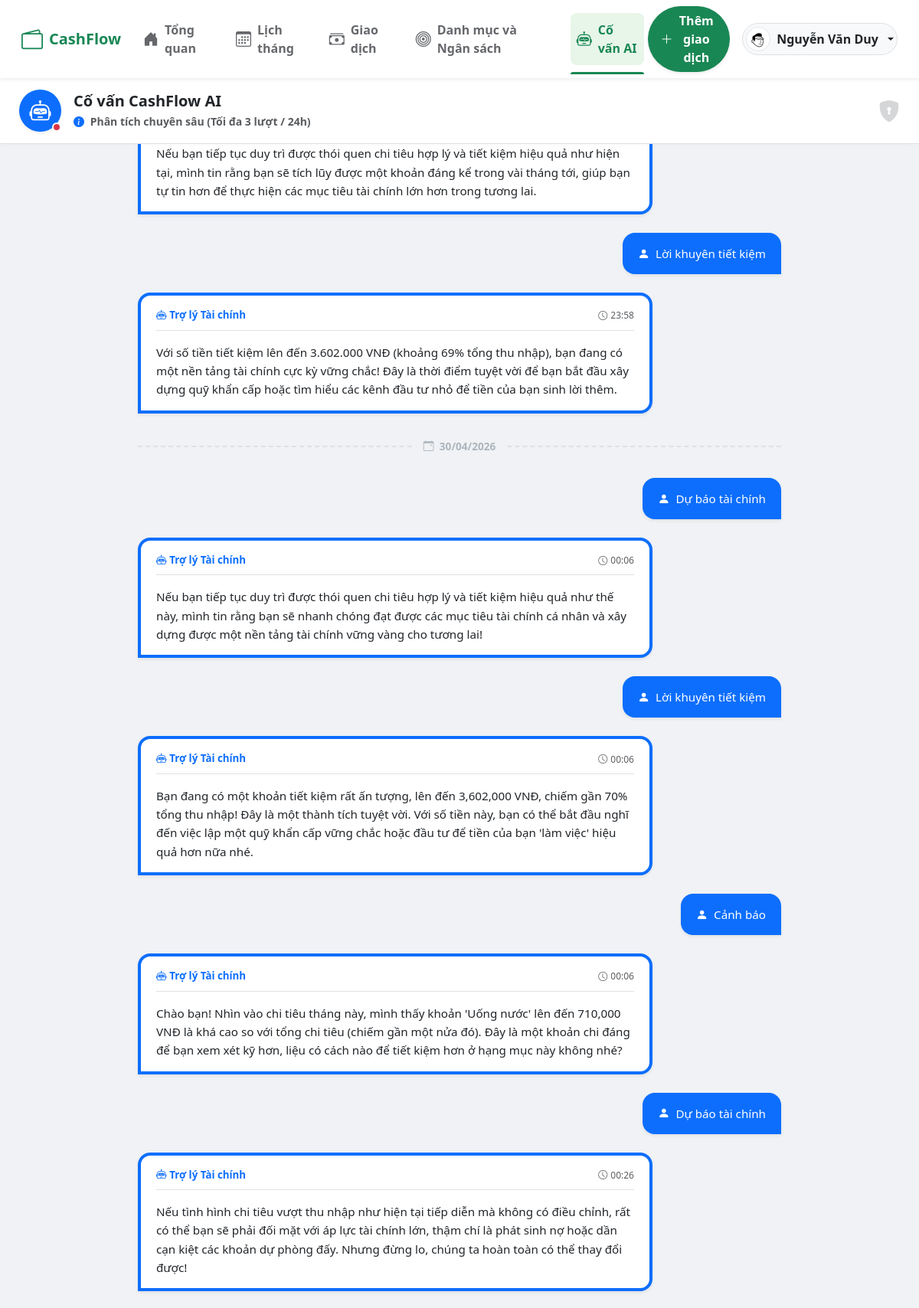
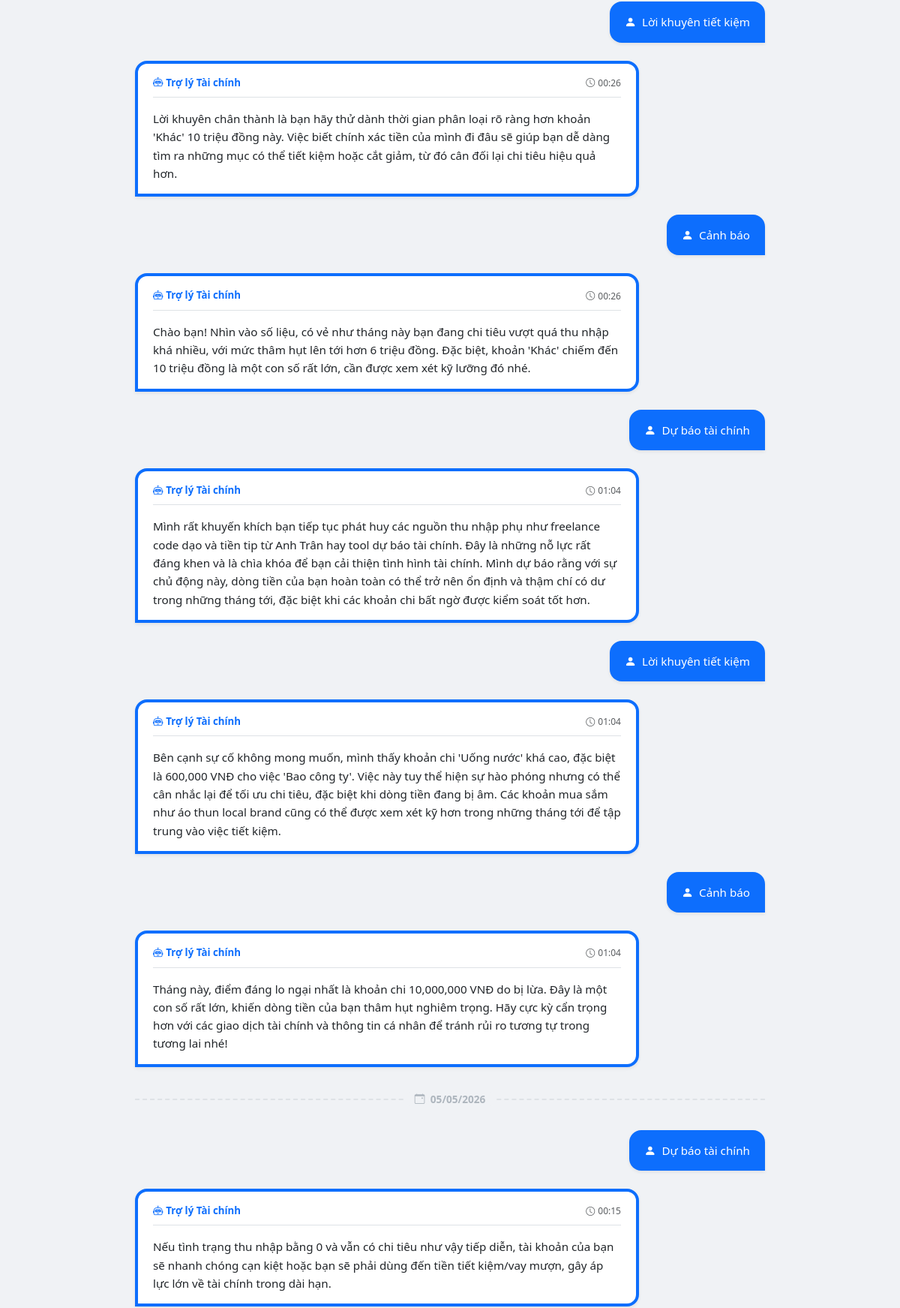
The page /source/GUI/pages/ai/advisor.php (signed in, upper part) on the database its author committed (2 pictures, top to bottom).
### tables this page shows
CREATE TABLE `users` (
  `id` int(11) NOT NULL,
  `full_name` varchar(100) NOT NULL,
  `avatar_url` varchar(255) DEFAULT NULL,
  `email` varchar(150) NOT NULL,
  `password_hash` varchar(255) NOT NULL,
  `is_first_login` tinyint(1) DEFAULT 1,
  `login_token` varchar(64) DEFAULT NULL,
  `created_at` datetime DEFAULT current_timestamp(),
  `updated_at` datetime DEFAULT current_timestamp() ON UPDATE current_timestamp(),
  `last_ai_consult_at` datetime DEFAULT NULL
);

CREATE TABLE `ai_insights` (
  `id` int(11) NOT NULL,
  `user_id` int(11) NOT NULL,
  `type` enum('warning','advice','forecast','summary') NOT NULL,
  `content` text NOT NULL,
  `is_read` tinyint(1) DEFAULT 0,
  `created_at` datetime DEFAULT current_timestamp()
);

### source/config/database.php (called while the page is built, shortened)
<?php
require_once __DIR__ . '/../vendor/autoload.php';
$dotenv = Dotenv\Dotenv::createImmutable(__DIR__ . '/../');
class Database {
    private static $instance = null;
    private $charset = 'utf8mb4';
    private function __construct() {
        $this->host = $_ENV['DB_HOST'];
        $this->db   = $_ENV['DB_NAME'];
        $this->user = $_ENV['DB_USER'];
        $this->pass = $_ENV['DB_PASS'];
        $dsn = "mysql:host=$this->host;dbname=$this->db;charset=$this->charset";
        $options = [
            PDO::ATTR_ERRMODE            => PDO::ERRMODE_EXCEPTION,
            PDO::ATTR_DEFAULT_FETCH_MODE => PDO::FETCH_ASSOC,
            PDO::ATTR_EMULATE_PREPARES   => false,
        ];
        try {
            $this->conn = new PDO($dsn, $this->user, $this->pass, $options);
        } catch (\PDOException $e) {
            throw new \PDOException($e->getMessage(), (int)$e->getCode());
        }
    }
    public static function getInstance() {
        if (self::$instance == null) {
            self::$instance = new Database();
        }
        return self::$instance->conn;
    }
}
?>

### source/BUS/UserBUS.php (called while the page is built, shortened)
<?php
class UserBUS {
    private $userDAL;
    public function __construct() {
        $this->userDAL = new UserDAL();
    }
    public function getUserById($id) {
        return $this->userDAL->getUserById($id);
    }
}
?>

### source/DAL/UserDAL.php (called while the page is built, shortened)
<?php
class UserDAL {
    private $db;
    public function __construct() {
        $this->db = Database::getInstance();
    }
    public function getUserById($id) {
        $sql = "SELECT * FROM users WHERE id = :id LIMIT 1";
        $stmt = $this->db->prepare($sql);
        $stmt->bindParam(':id', $id, PDO::PARAM_INT);
        $stmt->execute();
        return $stmt->fetch();
    }
}
?>

### source/autoload.php (called while the page is built, shortened)
<?php
spl_autoload_register(function ($class_name) {
    $directories = [
        'config/',
        'DTO/',
        'DAL/',
        'BUS/',
        'GUI/controllers/',
        'helpers/',
        'middleware/'
    ];
    foreach ($directories as $directory) {
        $file = __DIR__ . '/' . $directory . $class_name . '.php';
        if (file_exists($file)) {
            return;
        }
    }
});
?>

### source/BUS/AiAdvisorBUS.php (called while the page is built, shortened)
<?php
class AiAdvisorBUS
{
    private AiInsightDal $aiDal;
    public function __construct() {
        $this->aiDal       = new AiInsightDAL();
    }
    public function checkCooldown(int $userId): array {
        $insights = $this->aiDal->getInsightsByUser($userId, 10);
        $activeRequests = [];
        $now = time();
        foreach ($insights as $msg) {
            $msgTime = strtotime($msg['created_at']);
            $diff = abs($now - $msgTime);
            if ($diff <= self::COOLDOWN_SECONDS) {
                $activeRequests[] = $msgTime;
            }
        }
        $used = count($activeRequests);
        $max = self::MAX_DAILY_CONSULTS;
        if ($used >= $max) {
            $oldestActive = min($activeRequests);
            $diff = abs($now - $oldestActive);
            $hoursLeft = ceil((self::COOLDOWN_SECONDS - $diff) / 3600);
            return ['can_consult' => false, 'hours_left' => $hoursLeft, 'used' => $used, 'max' => $max];
        }
        return ['can_consult' => true, 'used' => $used, 'max' => $max, 'hours_left' => 0];
    }
    public function getUserInsights(int $userId): array {
        return $this->aiDal->getInsightsByUser($userId, 100);
    }
}
?>

### source/DAL/AiInsightDAL.php (called while the page is built, shortened)
<?php
require_once __DIR__ . '/../config/database.php';
class AiInsightDAL
{
    private PDO $db;
    public function __construct() {
        $this->db = Database::getInstance();
    }
    public function getInsightsByUser(int $user_id, int $limit = 10): array {
        $sql = "SELECT id, type, content, is_read, created_at
                FROM ai_insights
                WHERE user_id = :user_id
                ORDER BY created_at DESC
                LIMIT :limit_count";
        $stmt = $this->db->prepare($sql);
        $stmt->bindValue(':user_id',     $user_id, PDO::PARAM_INT);
        $stmt->bindValue(':limit_count', $limit,   PDO::PARAM_INT);
        $stmt->execute();
        return $stmt->fetchAll(PDO::FETCH_ASSOC);
    }
}

### source/GUI/pages/ai/advisor.php (the view, shortened to what this page needs)
<?php
require_once __DIR__ . '/../../../autoload.php';
$aiBus = new AiAdvisorBUS();
$userId = $_SESSION['user_id'];
$chatHistory = $aiBus->getUserInsights($userId);
$cooldown = $aiBus->checkCooldown($userId);
$canChat = $cooldown['can_consult'];
$maxRequests = $cooldown['max'] ?? 3;
$groupedHistory = [];
$typeToUserMsg = [
    'warning' => 'Cảnh báo',
    'advice'  => 'Lời khuyên tiết kiệm',
    'forecast'=> 'Dự báo tài chính',
    'summary' => 'Tóm tắt tình hình'
];
foreach (array_reverse($chatHistory) as $msg) {
    $dateStr = date('Y-m-d', strtotime($msg['created_at']));
    $groupedHistory[$dateStr][] = $msg;
}
?>
<!DOCTYPE html>
<html lang="vi">
<head>
    <link href="https://cdn.jsdelivr.net/npm/bootstrap@5.3.0/dist/css/bootstrap.min.css" rel="stylesheet">
    <link rel="stylesheet" href="https://cdn.jsdelivr.net/npm/bootstrap-icons@1.11.1/font/bootstrap-icons.css">
    <link rel="stylesheet" href="../../assets/css/style.css">
</head>
<body>
    <?php require_once __DIR__ . '/../../components/header.php'; ?>
    <main class="main-chat-wrapper">
        <div class="chat-header d-flex justify-content-between align-items-center">
            <div class="d-flex align-items-center">
                <div class="position-relative">
                    <div class="bg-primary text-white rounded-circle d-flex justify-content-center align-items-center shadow-sm" style="width: 55px; height: 55px;">
                        <i class="bi bi-robot fs-3"></i>
                    </div>
                    <span class="position-absolute bottom-0 end-0 p-1 border border-2 border-white rounded-circle <?= $canChat ? 'bg-success' : 'bg-danger' ?>" title="<?= $canChat ? 'Trực tuyến' : 'Nghỉ ngơi' ?>"></span>
                </div>
                <div class="ms-3">
                    <h5 class="fw-bold text-dark mb-1">Cố vấn CashFlow AI</h5>
                    <div class="text-muted small fw-semibold">
                        <i class="bi bi-info-circle-fill me-1 text-primary"></i>
                        Phân tích chuyên sâu (Tối đa <?= $maxRequests ?> lượt / 24h)
                    </div>
                </div>
            </div>
            <div class="d-none d-md-block text-muted opacity-25">
                <i class="bi bi-shield-lock-fill fs-3"></i>
            </div>
        </div>
        <div class="chat-container" id="chatBox">
            <?php foreach ($groupedHistory as $date => $messages): ?>
                <div class="date-divider">
                    <span>
                        <i class="bi bi-calendar-event me-1"></i>
                        <?= $date === date('Y-m-d') ? 'Hôm nay' : date('d/m/Y', strtotime($date)) ?>
                    </span>
                </div>
                <?php foreach ($messages as $msg): ?>
                    <div class="d-flex mb-4 justify-content-end">
                        <div class="chat-bubble bubble-user rounded-4 shadow-sm">
                            <i class="bi bi-person-fill me-1"></i> <?= $typeToUserMsg[$msg['type']] ?? 'Tương tác AI' ?>
                        </div>
                    </div>
                    <div class="d-flex mb-4">
                        <div class="chat-bubble bubble-ai rounded-4 shadow-sm w-100 border-start border-4 border-primary">
                            <div class="d-flex justify-content-between align-items-center mb-3 border-bottom pb-2">
                                <span class="fw-bold text-primary small"><i class="bi bi-robot me-1"></i>Trợ lý Tài chính</span>
                                <span class="text-muted" style="font-size: 0.75rem;"><i class="bi bi-clock me-1"></i><?= date('H:i', strtotime($msg['created_at'])) ?></span>
                            </div>
                            <div><?= $msg['content'] ?></div>
                        </div>
                    </div>
                <?php endforeach; ?>
            <?php endforeach; ?>
        </div>
    </main>
</body>
</html>

### source/GUI/components/header.php (shortened to what this page needs)
<?php
$menuItems = [
    ['url' => '../analytics/dashboard.php', 'icon' => 'bi-house-door-fill', 'title' => 'Tổng quan', 'keyword' => 'dashboard'],
        ['url' => '../calendar/index.php', 'icon' => 'bi-calendar3', 'title' => 'Lịch tháng', 'keyword' => 'calendar'],
    ['url' => '../transactions/index.php', 'icon' => 'bi-cash-stack', 'title' => 'Giao dịch', 'keyword' => 'transactions'],
    ['url' => '../budgets/index.php', 'icon' => 'bi-bullseye', 'title' => 'Danh mục và Ngân sách', 'keyword' => 'budgets'],
    ['url' => '../ai/advisor.php', 'icon' => 'bi-robot', 'title' => 'Cố vấn AI', 'keyword' => 'ai'],
];
$currentUri = $_SERVER['REQUEST_URI'];
$headerUserId = $_SESSION['user_id'] ?? null;
$headerUserName = $_SESSION['user_name'] ?? 'Khách';
$headerAvatar = 'https://ui-avatars.com/api/?name=' . urlencode($headerUserName) . '&background=198754&color=fff';
if ($headerUserId) {
    $headerUserBUS = new UserBUS();
    $headerUser = $headerUserBUS->getUserById($headerUserId);
    if ($headerUser) {
        $headerUserName = $headerUser['full_name'];
        if (!empty($headerUser['avatar_url'])) {
            $headerAvatar = '../../assets/images/avatars/' . ltrim($headerUser['avatar_url'], '/');
        }
    }
}
?>
<nav class="navbar navbar-expand-md sticky-top py-2 px-3 bg-white shadow-sm">
    <div class="container-fluid align-items-center">
        <a class="navbar-brand text-success fw-bold d-flex align-items-center gap-2" href="../analytics/dashboard.php">
            <i class="bi bi-wallet2 fs-3"></i><span>CashFlow</span>
        </a>
        <ul class="navbar-nav mx-auto desktop-nav d-none d-md-flex flex-row gap-2">
            <?php foreach ($menuItems as $item): ?>
                <li class="nav-item">
                    <a class="nav-link <?= strpos($currentUri, $item['keyword']) !== false ? 'active' : '' ?>" href="<?= $item['url'] ?>" title="<?= $item['title'] ?>">
                        <i class="bi <?= $item['icon'] ?> fs-5"></i> <span class="d-none d-lg-inline"><?= $item['title'] ?></span>
                    </a>
                </li>
            <?php endforeach; ?>
        </ul>
        <div class="d-flex align-items-center gap-3">
            <a href="javascript:void(0)" onclick="openGlobalAddModal()" class="btn btn-success rounded-pill px-3 shadow-sm d-none d-md-flex align-items-center fw-bold">
                <i class="bi bi-plus-lg"></i> <span class="d-none d-lg-inline ms-1">Thêm giao dịch</span>
            </a>
            <div class="dropdown">
                <a href="#" class="d-flex align-items-center text-dark text-decoration-none dropdown-toggle p-1 rounded-pill border" id="dropdownUser" data-bs-toggle="dropdown" aria-expanded="false" style="background-color: #f8f9fa;">
                    <img src="<?= htmlspecialchars($headerAvatar) ?>" alt="Avatar" class="header-avatar me-2">
                    <span class="fw-semibold me-2 d-none d-sm-inline"><?= htmlspecialchars($headerUserName) ?></span>
                </a>
            </div>
        </div>
    </div>
</nav>

### source/GUI/assets/css/style.css (style rules this page uses)
body { font-family: 'Segoe UI', Tahoma, Geneva, Verdana, sans-serif; background-color: #f0f2f5; padding-bottom: 70px; }
.navbar { background-color: #ffffff; box-shadow: 0 1px 4px rgba(0, 0, 0, 0.1); }
.desktop-nav .nav-link { color: #65676b; font-weight: 600; padding: 10px 15px; margin: 0 5px; border-radius: 8px; transition: background-color 0.2s ease; display: flex; align-items: center; gap: 8px; }
.desktop-nav .nav-link.active { color: #198754; background-color: #e8f5e9; position: relative; }
.desktop-nav .nav-link.active::after { content: ''; position: absolute; bottom: -12px; left: 0; width: 100%; height: 3px; background-color: #198754; border-radius: 3px 3px 0 0; }
@media (min-width: 769px) { body { padding-bottom: 0; } }

### source/GUI/pages/ai/advisor.php (style rules this page uses)
html, body { height: 100%; margin: 0; overflow: hidden; }
body { display: flex; flex-direction: column; background-color: #f0f2f5; }
.main-chat-wrapper { flex-grow: 1; display: flex; flex-direction: column; overflow: hidden; }
.chat-header { background-color: #fff; padding: 15px 25px; border-bottom: 1px solid #dee2e6; z-index: 10; box-shadow: 0 2px 10px rgba(0,0,0,0.02); }
.chat-container { flex-grow: 1; overflow-y: auto; padding: 25px 15%; background-color: #f0f2f5; scroll-behavior: smooth; }
.chat-bubble { max-width: 80%; padding: 15px 20px; line-height: 1.6; font-size: 0.95rem; box-shadow: 0 2px 5px rgba(0,0,0,0.04); }
.bubble-ai { background-color: #fff; border-bottom-left-radius: 0 !important; border: 1px solid #e9ecef; }
.bubble-user { background-color: #0d6efd; color: #fff; border-bottom-right-radius: 0 !important; margin-left: auto; }
.date-divider { text-align: center; position: relative; margin: 30px 0; }
.date-divider::before { content: ""; position: absolute; top: 50%; left: 0; right: 0; border-top: 2px dashed #dee2e6; z-index: 1; }
.date-divider span { background-color: #f0f2f5; padding: 0 15px; color: #adb5bd; font-size: 0.85rem; font-weight: bold; position: relative; z-index: 2; border-radius: 20px; }
.navbar { z-index: 20; }

### source/GUI/components/header.php (style rules this page uses)
.header-avatar { width: 32px; height: 32px; border-radius: 50%; object-fit: cover; border: 1px solid #dee2e6; background-color: #fff; }

### rows shown on the page
users: avatar_url (picture), full_name "Nguyễn Văn Duy"
ai_insights: content "Nếu bạn tiếp tục duy trì được thói quen chi tiêu hợp lý và tiết kiệm hiệu quả như hiện tại, mình tin rằng bạn sẽ tích lũy được một khoản đáng kể trong vài tháng tới, giúp bạn tự tin hơn để thực hiện các mục tiêu tài chính lớn hơn trong tương lai."
ai_insights: type "Lời khuyên tiết kiệm", created_at "23:58", content "Với số tiền tiết kiệm lên đến 3.602.000 VNĐ (khoảng 69% tổng thu nhập), bạn đang có một nền tảng tài chính cực kỳ vững chắc! Đây là thời điểm tuyệt vời để bạn bắt đầu xây dựng quỹ khẩn cấp hoặc tìm hiểu các kênh đầu tư nhỏ để tiền của bạn sinh lời thêm."
ai_insights: type "Dự báo tài chính", created_at "00:06", content "Nếu bạn tiếp tục duy trì được thói quen chi tiêu hợp lý và tiết kiệm hiệu quả như thế này, mình tin rằng bạn sẽ nhanh chóng đạt được các mục tiêu tài chính cá nhân và xây dựng được một nền tảng tài chính vững vàng cho tương lai!"
ai_insights: type "Lời khuyên tiết kiệm", created_at "00:06", content "Bạn đang có một khoản tiết kiệm rất ấn tượng, lên đến 3,602,000 VNĐ, chiếm gần 70% tổng thu nhập! Đây là một thành tích tuyệt vời. Với số tiền này, bạn có thể bắt đầu nghĩ đến việc lập một quỹ khẩn cấp vững chắc hoặc đầu tư để tiền của bạn 'làm việc' hiệu quả hơn nữa nhé."
ai_insights: type "Cảnh báo", created_at "00:06", content "Chào bạn! Nhìn vào chi tiêu tháng này, mình thấy khoản 'Uống nước' lên đến 710,000 VNĐ là khá cao so với tổng chi tiêu (chiếm gần một nửa đó). Đây là một khoản chi đáng để bạn xem xét kỹ hơn, liệu có cách nào để tiết kiệm hơn ở hạng mục này không nhé?"
ai_insights: type "Dự báo tài chính", created_at "00:26", content "Nếu tình hình chi tiêu vượt thu nhập như hiện tại tiếp diễn mà không có điều chỉnh, rất có thể bạn sẽ phải đối mặt với áp lực tài chính lớn, thậm chí là phát sinh nợ hoặc dần cạn kiệt các khoản dự phòng đấy. Nhưng đừng lo, chúng ta hoàn toàn có thể thay đổi được!"
ai_insights: type "Lời khuyên tiết kiệm", created_at "00:26", content "Lời khuyên chân thành là bạn hãy thử dành thời gian phân loại rõ ràng hơn khoản 'Khác' 10 triệu đồng này. Việc biết chính xác tiền của mình đi đâu sẽ giúp bạn dễ dàng tìm ra những mục có thể tiết kiệm hoặc cắt giảm, từ đó cân đối lại chi tiêu hiệu quả hơn."
ai_insights: type "Cảnh báo", created_at "00:26", content "Chào bạn! Nhìn vào số liệu, có vẻ như tháng này bạn đang chi tiêu vượt quá thu nhập khá nhiều, với mức thâm hụt lên tới hơn 6 triệu đồng. Đặc biệt, khoản 'Khác' chiếm đến 10 triệu đồng là một con số rất lớn, cần được xem xét kỹ lưỡng đó nhé."
ai_insights: type "Dự báo tài chính", created_at "01:04", content "Mình rất khuyến khích bạn tiếp tục phát huy các nguồn thu nhập phụ như freelance code dạo và tiền tip từ Anh Trân hay tool dự báo tài chính. Đây là những nỗ lực rất đáng khen và là chìa khóa để bạn cải thiện tình hình tài chính. Mình dự báo rằng với sự chủ động này, dòng tiền của bạn hoàn toàn có thể trở nên ổn định và thậm chí có dư trong những tháng tới, đặc biệt khi các khoản chi bất ngờ được kiểm soát tốt hơn."
ai_insights: type "Lời khuyên tiết kiệm", created_at "01:04", content "Bên cạnh sự cố không mong muốn, mình thấy khoản chi 'Uống nước' khá cao, đặc biệt là 600,000 VNĐ cho việc 'Bao công ty'. Việc này tuy thể hiện sự hào phóng nhưng có thể cân nhắc lại để tối ưu chi tiêu, đặc biệt khi dòng tiền đang bị âm. Các khoản mua sắm như áo thun local brand cũng có thể được xem xét kỹ hơn trong những tháng tới để tập trung vào việc tiết kiệm."
ai_insights: type "Cảnh báo", created_at "01:04", content "Tháng này, điểm đáng lo ngại nhất là khoản chi 10,000,000 VNĐ do bị lừa. Đây là một con số rất lớn, khiến dòng tiền của bạn thâm hụt nghiêm trọng. Hãy cực kỳ cẩn trọng hơn với các giao dịch tài chính và thông tin cá nhân để tránh rủi ro tương tự trong tương lai nhé!"
ai_insights: type "Dự báo tài chính", created_at "00:15", content "Nếu tình trạng thu nhập bằng 0 và vẫn có chi tiêu như vậy tiếp diễn, tài khoản của bạn sẽ nhanh chóng cạn kiệt hoặc bạn sẽ phải dùng đến tiền tiết kiệm/vay mượn, gây áp lực lớn về tài chính trong dài hạn."

### other values the page prints
$item['title'] "Tổng quan"
$item['title'] "Lịch tháng"
$item['title'] "Giao dịch"
$item['title'] "Danh mục và Ngân sách"
$item['title'] "Cố vấn AI"
$maxRequests "3"
date('d/m/Y', strtotime($date)) "30/04/2026"
date('d/m/Y', strtotime($date)) "05/05/2026"
